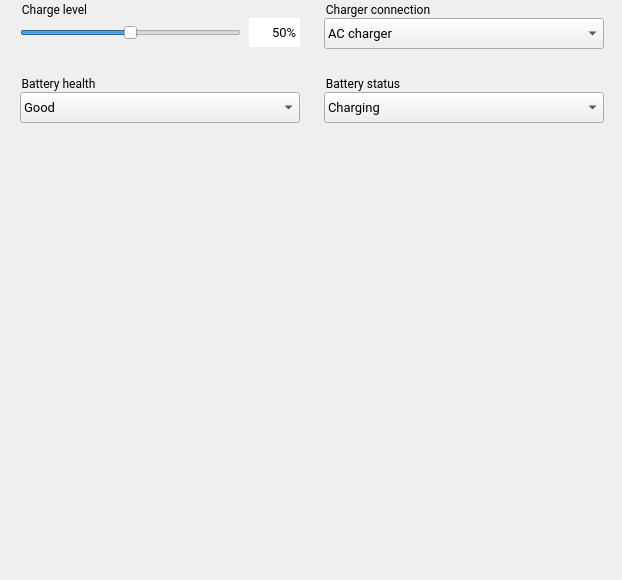
<?xml version="1.0" encoding="UTF-8"?>
<ui version="4.0">
 <class>BatteryPage</class>
 <widget class="QWidget" name="BatteryPage">
  <property name="geometry">
   <rect>
    <x>0</x>
    <y>0</y>
    <width>622</width>
    <height>580</height>
   </rect>
  </property>
  <property name="windowTitle">
   <string>Form</string>
  </property>
  <widget class="QGroupBox" name="bat_acGroup">
   <property name="geometry">
    <rect>
     <x>324</x>
     <y>0</y>
     <width>131</width>
     <height>21</height>
    </rect>
   </property>
   <property name="font">
    <font>
     <family>Roboto</family>
    </font>
   </property>
   <property name="styleSheet">
    <string notr="true">border: 0px;</string>
   </property>
   <property name="title">
    <string>Charger connection</string>
   </property>
   <property name="ColorGroup" stdset="0">
    <string notr="true">Title</string>
   </property>
  </widget>
  <widget class="QComboBox" name="bat_healthBox">
   <property name="geometry">
    <rect>
     <x>20</x>
     <y>92</y>
     <width>280</width>
     <height>31</height>
    </rect>
   </property>
   <property name="font">
    <font>
     <family>Roboto</family>
     <pointsize>10</pointsize>
    </font>
   </property>
   <property name="styleSheet">
    <string notr="true">padding: 3px 3px 3px 3px;</string>
   </property>
   <item>
    <property name="text">
     <string>Good</string>
    </property>
   </item>
   <item>
    <property name="text">
     <string>Failed</string>
    </property>
   </item>
   <item>
    <property name="text">
     <string>Dead</string>
    </property>
   </item>
   <item>
    <property name="text">
     <string>Overvoltage</string>
    </property>
   </item>
   <item>
    <property name="text">
     <string>Overheated</string>
    </property>
   </item>
   <item>
    <property name="text">
     <string>Unknown</string>
    </property>
   </item>
  </widget>
  <widget class="QGroupBox" name="bat_chargeGroup">
   <property name="geometry">
    <rect>
     <x>20</x>
     <y>0</y>
     <width>280</width>
     <height>61</height>
    </rect>
   </property>
   <property name="font">
    <font>
     <family>Roboto</family>
    </font>
   </property>
   <property name="styleSheet">
    <string notr="true">border: 0px;</string>
   </property>
   <property name="title">
    <string>Charge level</string>
   </property>
   <property name="ColorGroup" stdset="0">
    <string notr="true">Title</string>
   </property>
   <widget class="QSlider" name="bat_levelSlider">
    <property name="geometry">
     <rect>
      <x>0</x>
      <y>18</y>
      <width>221</width>
      <height>29</height>
     </rect>
    </property>
    <property name="accessibleName">
     <string>Charge level</string>
    </property>
    <property name="maximum">
     <number>100</number>
    </property>
    <property name="value">
     <number>50</number>
    </property>
    <property name="orientation">
     <enum>Qt::Horizontal</enum>
    </property>
   </widget>
   <widget class="QLineEdit" name="bat_chargeLevelText">
    <property name="enabled">
     <bool>true</bool>
    </property>
    <property name="geometry">
     <rect>
      <x>229</x>
      <y>18</y>
      <width>51</width>
      <height>29</height>
     </rect>
    </property>
    <property name="sizePolicy">
     <sizepolicy hsizetype="Fixed" vsizetype="Fixed">
      <horstretch>0</horstretch>
      <verstretch>0</verstretch>
     </sizepolicy>
    </property>
    <property name="font">
     <font>
      <family>Roboto</family>
      <pointsize>10</pointsize>
     </font>
    </property>
    <property name="mouseTracking">
     <bool>false</bool>
    </property>
    <property name="acceptDrops">
     <bool>false</bool>
    </property>
    <property name="toolTip">
     <string notr="true"/>
    </property>
    <property name="text">
     <string notr="true">50%</string>
    </property>
    <property name="alignment">
     <set>Qt::AlignRight|Qt::AlignTrailing|Qt::AlignVCenter</set>
    </property>
   </widget>
  </widget>
  <widget class="QGroupBox" name="bat_statusGroup">
   <property name="geometry">
    <rect>
     <x>324</x>
     <y>74</y>
     <width>251</width>
     <height>21</height>
    </rect>
   </property>
   <property name="font">
    <font>
     <family>Roboto</family>
    </font>
   </property>
   <property name="styleSheet">
    <string notr="true">border: 0px;</string>
   </property>
   <property name="title">
    <string>Battery status</string>
   </property>
   <property name="ColorGroup" stdset="0">
    <string notr="true">Title</string>
   </property>
  </widget>
  <widget class="QComboBox" name="bat_statusBox">
   <property name="geometry">
    <rect>
     <x>324</x>
     <y>92</y>
     <width>280</width>
     <height>31</height>
    </rect>
   </property>
   <property name="font">
    <font>
     <family>Roboto</family>
     <pointsize>10</pointsize>
    </font>
   </property>
   <property name="styleSheet">
    <string notr="true">padding: 3px 3px 3px 3px;</string>
   </property>
   <property name="currentIndex">
    <number>1</number>
   </property>
   <item>
    <property name="text">
     <string>Unknown</string>
    </property>
   </item>
   <item>
    <property name="text">
     <string>Charging</string>
    </property>
   </item>
   <item>
    <property name="text">
     <string>Discharging</string>
    </property>
   </item>
   <item>
    <property name="text">
     <string>Not charging</string>
    </property>
   </item>
   <item>
    <property name="text">
     <string>Full</string>
    </property>
   </item>
  </widget>
  <widget class="QComboBox" name="bat_chargerBox">
   <property name="geometry">
    <rect>
     <x>324</x>
     <y>18</y>
     <width>280</width>
     <height>31</height>
    </rect>
   </property>
   <property name="font">
    <font>
     <family>Roboto</family>
     <pointsize>10</pointsize>
    </font>
   </property>
   <property name="styleSheet">
    <string notr="true">padding: 3px 3px 3px 3px;</string>
   </property>
   <property name="currentIndex">
    <number>1</number>
   </property>
   <property name="maxVisibleItems">
    <number>4</number>
   </property>
   <item>
    <property name="text">
     <string>None</string>
    </property>
   </item>
   <item>
    <property name="text">
     <string>AC charger</string>
    </property>
   </item>
  </widget>
  <widget class="QGroupBox" name="bat_healthGroup">
   <property name="geometry">
    <rect>
     <x>20</x>
     <y>74</y>
     <width>241</width>
     <height>21</height>
    </rect>
   </property>
   <property name="font">
    <font>
     <family>Roboto</family>
    </font>
   </property>
   <property name="styleSheet">
    <string notr="true">border: 0px;</string>
   </property>
   <property name="title">
    <string>Battery health</string>
   </property>
   <property name="ColorGroup" stdset="0">
    <string notr="true">Title</string>
   </property>
  </widget>
 </widget>
 <resources/>
 <connections/>
</ui>
